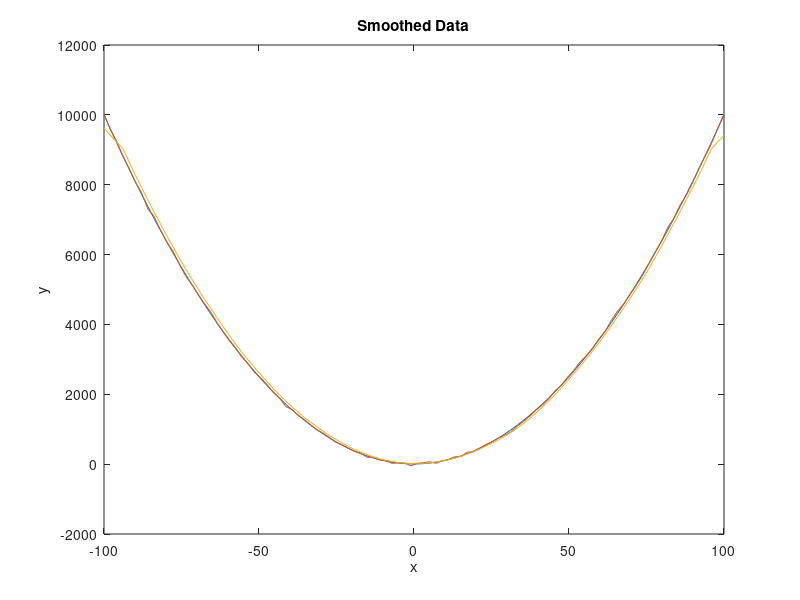

This chart was generated by the following MATLAB code:
clear all, close all

x = linspace(-100, 100);
b = 5;
y = x.^2 + b;
plot(x, y);
title("Originial Function");
xlabel("x");
ylabel("y");
hold on;

saltFactor = 25;
salt = saltFactor * randn(size(y));
ySalted = y + salt;
plot(x, ySalted);
title("Salted Data");
xlabel("x");
ylabel("y");
hold on;

smoothRange = 6;
smoothed = movmean(ySalted, smoothRange);
plot(x, smoothed);
title("Smoothed Data");
xlabel("x");
ylabel("y");
hold on;
